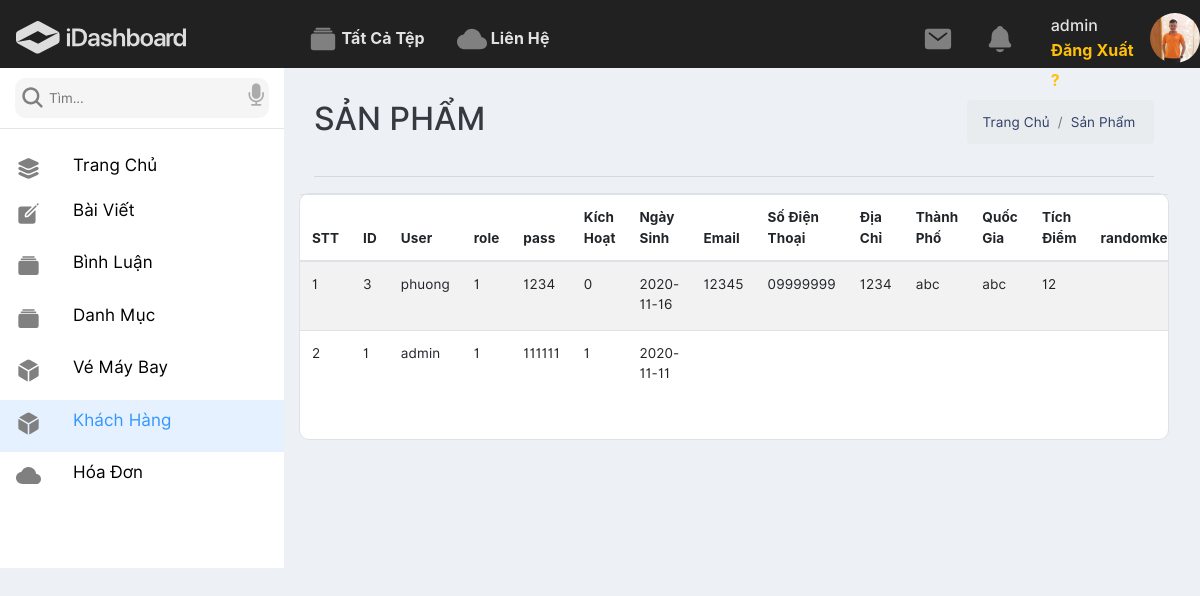
The page /admin/index.php?ctrl=khachhang&act=index (signed in) on the database its author committed.
### tables this page shows
CREATE TABLE `khachhang` (
  `id` int(11) NOT NULL,
  `user` varchar(255) NOT NULL,
  `role` tinyint(1) NOT NULL,
  `pass` varchar(255) NOT NULL,
  `kichhoat` tinyint(1) NOT NULL,
  `ngaysinh` date NOT NULL,
  `email` varchar(255) NOT NULL,
  `sodienthoai` varchar(10) NOT NULL,
  `diachi` varchar(255) NOT NULL,
  `thanhpho` varchar(50) NOT NULL,
  `quocgia` varchar(50) NOT NULL,
  `tichdiem` int(11) DEFAULT NULL,
  `randomkey` varchar(2000) DEFAULT NULL
);

### system/database.php (called while the page is built, shortened)
<?php
function connect(){
    try {
        $ConnectionOption = array
            (
                PDO::MYSQL_ATTR_INIT_COMMAND => "SET NAMES 'utf8'",
                PDO::ATTR_ERRMODE => PDO::ERRMODE_EXCEPTION,
            );
        $conn = new PDO ('mysql:host='.HOST_DB.';dbname='.NAME_DB.';charset=utf8', USER_DB, PASS_DB, $ConnectionOption);
        $conn->setAttribute(PDO::ATTR_ERRMODE, PDO::ERRMODE_EXCEPTION);
        return $conn;
    } catch(PDOException $e) {
      echo "Lỗi Kết Nối database: " . $e->getMessage();
    }
}
function result1($fe,$sql){
    $sqlValue = array_slice(func_get_args(),2);
    try {
        $conn = connect();
        $stmt = $conn->prepare($sql);
        $stmt->execute($sqlValue);
        if($fe===0)return $stmt->fetchAll();elseif($fe===1)return $stmt->fetch(PDO::FETCH_ASSOC);
    } catch (PDOException $e) {
        echo "Lỗi: " . $e->getMessage();
    }
    finally{
        unset($conn);
    }
}
?>

### admin/models/khachhang.php (called while the page is built, shortened)
<?php
function showallkh(){
    $sql ="select * from khachhang order by id desc";
    return result1(0,$sql);
}

### admin/views/khachhangindex.php (the view, shortened to what this page needs)
<div class="col-lg-9">
                    <div class="container-fluid">
                        <div class="row d-flex justify-content-between mt-3">
                            <div class="col-lg-4 text-dark mt-3">
                                <h2>SẢN PHẨM</h2>
                            </div>
                            <div class="col-lg-3 mt-3">
                                <nav aria-label="breadcrumb ">
                                    <ol class="breadcrumb">
                                        <li class="breadcrumb-item"><a href="#">Trang Chủ</a></li>
                                        <li class="breadcrumb-item"><a href="#">Sản Phẩm</a></li>
                                    </ol>
                                </nav>
                            </div>
                        </div>
                        <hr>
                        <div class="row mt-3">
                            <div class="col-lg-12 bg-white pb-4 border">
                                <div class="row d-flex justify-content-center">
                                    <table class="table table-striped table-inverse table-responsive">
                                        <thead class="thead-inverse">
                                            <tr>
                                                <th>STT</th>
                                                <th>ID</th>
                                                <th >User</th>
                                                <th >role</th>
                                                <th>pass</th>
                                                <th>Kích Hoạt</th>
                                                <th>Ngày Sinh</th>
                                                <th>Email</th>
                                                <th>Số Điện Thoại</th>
                                                <th>Địa Chỉ</th>
                                                <th>Thành Phố</th>
                                                <th>Quốc Gia</th>
                                                <th>Tích Điểm</th>
                                                <th>randomkey</th>
                                            </tr>
                                        </thead>
                                        <tbody id="result">
                                                   <?php
                                $i=0;
                                foreach ($showallkh as $kh) {
                                    $i++;
                                ?>
                                <tr>
                                    <td><?=$i?></td>
                                    <td><?=$kh['id']?></td>
                                    <td><?=$kh['user']?></td>
                                    <td><?=$kh['role']?></td>
                                    <td><?=$kh['pass']?></td>
                                    <td><?=$kh['kichhoat']?></td>
                                    <td><?=$kh['ngaysinh']?></td>
                                    <td><?=$kh['email']?></td>
                                    <td><?=$kh['sodienthoai']?></td>
                                    <td><?=$kh['diachi']?></td>
                                    <td><?=$kh['thanhpho']?></td>
                                    <td><?=$kh['quocgia']?></td>
                                    <td><?=$kh['tichdiem']?></td>
                                    <td><?=$kh['randomkey']?></td>
                                </tr>
                              <?php }?>
                                        </tbody>
                                    </table>
                                </div>
                            </div>
                        </div>
                    </div>
                </div>

### admin/views/css/style.css (style rules this page uses)
a, a:hover, a:active { text-decoration: none !important; color: #303e67; }
body { margin: 0; overflow-x: hidden !important; font-size: .845rem; background-color: #edf0f5; color: rgba(0, 0, 0, 0.95); min-height: 100vh; letter-spacing: 0.1px; line-height: 1.5; font-family: "Inter", sans-serif; }
.bg-white { background-color: white; }
.border { border-radius: 10px; }
ul, li { list-style: none; padding: 0; margin: 0; }

### rows shown on the page
khachhang: id "3", user "phuong", role "1", pass "1234", kichhoat "0", ngaysinh "2020-11-16", email "12345", sodienthoai "09999999", diachi "1234", thanhpho "abc", quocgia "abc", tichdiem "12"
khachhang: id "1", user "admin", role "1", pass "111111", kichhoat "1", ngaysinh "2020-11-11"

### other values the page prints
$_SESSION['suser'] "admin"
